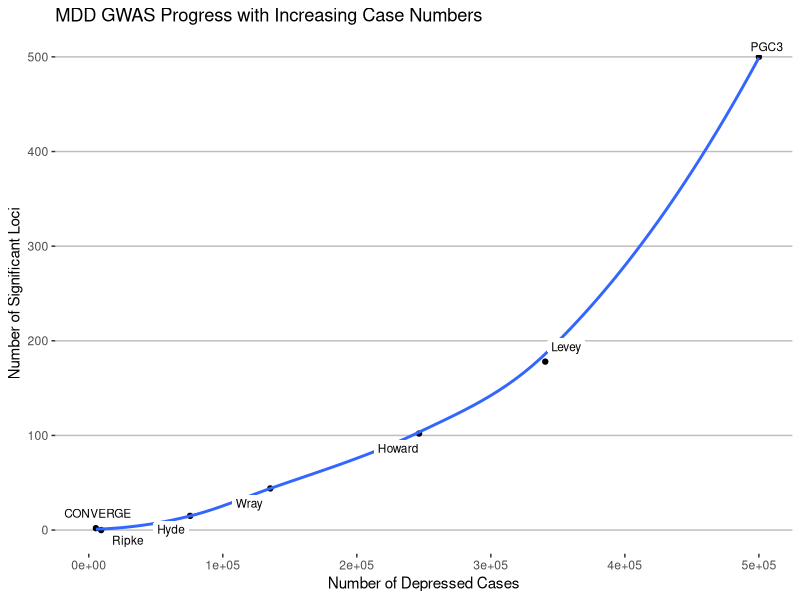

Write R code to recreate this figure.
## ---- chunk 1
knitr::opts_chunk$set(echo = TRUE)
## ---- chunk 2
library("tidyverse")
library("readxl")
require("ggrepel")
## ---- chunk 3
gwasMDD <- read_excel(path = "MDD-GWAS.xlsx" ) %>%
print()
## ---- chunk 4
ggplot(gwasMDD, aes(x=Ncases,y=Nhits,label=fauthor)) +
  theme(panel.background = element_rect(fill="white", 
                                        color="white", 
                                        linetype="solid"), 
        panel.grid.major.y = element_line(colour = "grey"), 
        panel.border = element_blank(),
        panel.grid.major = element_blank(),
        panel.grid.minor = element_blank()  ) +
  
  geom_point() +
  geom_smooth(method = "loess", formula = (y~x), se=FALSE) +
  
  geom_label_repel(min.segment.length = 0.5,
                   max.overlaps = Inf,
                   label.size=0,
                   label.padding=0.2,
                   label.r=0.2,
                   size=3) +
coord_cartesian(xlim=c(0,500000), ylim=c(0, 500)) +
  
labs(title = "MDD GWAS Progress with Increasing Case Numbers",
     subtitle=NULL,
     x="Number of Depressed Cases",
     y="Number of Significant Loci")
